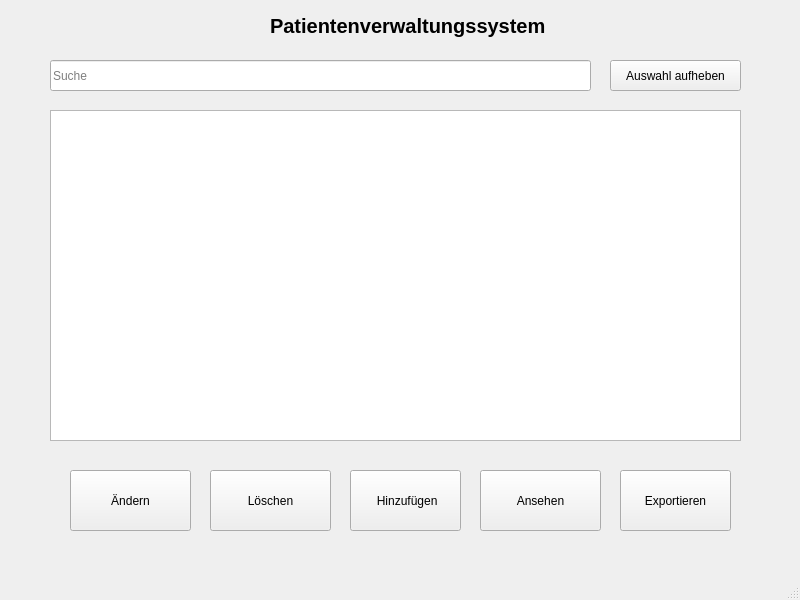
<?xml version="1.0" encoding="UTF-8"?>
<ui version="4.0">
 <class>MainWindow</class>
 <widget class="QMainWindow" name="MainWindow">
  <property name="geometry">
   <rect>
    <x>0</x>
    <y>0</y>
    <width>800</width>
    <height>600</height>
   </rect>
  </property>
  <property name="windowTitle">
   <string>MainWindow</string>
  </property>
  <widget class="QWidget" name="centralwidget">
   <widget class="QTableView" name="tableView">
    <property name="geometry">
     <rect>
      <x>50</x>
      <y>110</y>
      <width>691</width>
      <height>331</height>
     </rect>
    </property>
   </widget>
   <widget class="QLabel" name="label">
    <property name="geometry">
     <rect>
      <x>270</x>
      <y>10</y>
      <width>281</width>
      <height>31</height>
     </rect>
    </property>
    <property name="maximumSize">
     <size>
      <width>16777215</width>
      <height>31</height>
     </size>
    </property>
    <property name="font">
     <font>
      <pointsize>15</pointsize>
      <bold>true</bold>
     </font>
    </property>
    <property name="text">
     <string>Patientenverwaltungssystem</string>
    </property>
   </widget>
   <widget class="QPushButton" name="pushButton">
    <property name="geometry">
     <rect>
      <x>480</x>
      <y>470</y>
      <width>121</width>
      <height>61</height>
     </rect>
    </property>
    <property name="text">
     <string>Ansehen</string>
    </property>
   </widget>
   <widget class="QPushButton" name="pushButton_2">
    <property name="geometry">
     <rect>
      <x>350</x>
      <y>470</y>
      <width>111</width>
      <height>61</height>
     </rect>
    </property>
    <property name="text">
     <string> Hinzufügen</string>
    </property>
   </widget>
   <widget class="QPushButton" name="pushButton_3">
    <property name="geometry">
     <rect>
      <x>70</x>
      <y>470</y>
      <width>121</width>
      <height>61</height>
     </rect>
    </property>
    <property name="text">
     <string>Ändern</string>
    </property>
   </widget>
   <widget class="QPushButton" name="pushButton_4">
    <property name="geometry">
     <rect>
      <x>210</x>
      <y>470</y>
      <width>121</width>
      <height>61</height>
     </rect>
    </property>
    <property name="text">
     <string>Löschen</string>
    </property>
   </widget>
   <widget class="QPushButton" name="pushButton_5">
    <property name="geometry">
     <rect>
      <x>620</x>
      <y>470</y>
      <width>111</width>
      <height>61</height>
     </rect>
    </property>
    <property name="text">
     <string>Exportieren</string>
    </property>
   </widget>
   <widget class="QLineEdit" name="lineEdit">
    <property name="geometry">
     <rect>
      <x>50</x>
      <y>60</y>
      <width>541</width>
      <height>31</height>
     </rect>
    </property>
    <property name="placeholderText">
     <string>Suche</string>
    </property>
   </widget>
   <widget class="QPushButton" name="pushButton_6">
    <property name="geometry">
     <rect>
      <x>610</x>
      <y>60</y>
      <width>131</width>
      <height>31</height>
     </rect>
    </property>
    <property name="text">
     <string>Auswahl aufheben</string>
    </property>
   </widget>
  </widget>
  <widget class="QStatusBar" name="statusbar"/>
  <widget class="QMenuBar" name="menuBar">
   <property name="geometry">
    <rect>
     <x>0</x>
     <y>0</y>
     <width>800</width>
     <height>20</height>
    </rect>
   </property>
  </widget>
  <action name="actionMen">
   <property name="text">
    <string>Menü</string>
   </property>
  </action>
 </widget>
 <resources/>
 <connections/>
</ui>
